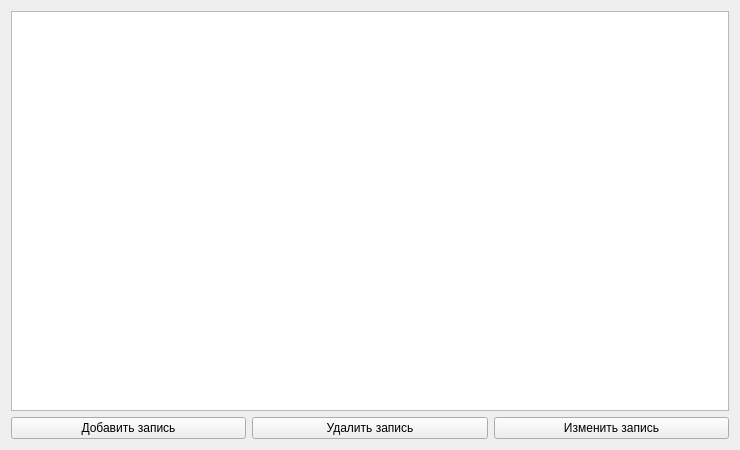
<?xml version="1.0" encoding="UTF-8"?>
<ui version="4.0">
 <class>Form</class>
 <widget class="QWidget" name="Form">
  <property name="geometry">
   <rect>
    <x>0</x>
    <y>0</y>
    <width>740</width>
    <height>450</height>
   </rect>
  </property>
  <property name="windowTitle">
   <string>Form</string>
  </property>
  <layout class="QGridLayout" name="gridLayout">
   <item row="1" column="0">
    <widget class="QPushButton" name="push_button_insert">
     <property name="text">
      <string>Добавить запись</string>
     </property>
    </widget>
   </item>
   <item row="1" column="2">
    <widget class="QPushButton" name="push_button_update">
     <property name="text">
      <string>Изменить запись</string>
     </property>
    </widget>
   </item>
   <item row="1" column="1">
    <widget class="QPushButton" name="push_button_delete">
     <property name="text">
      <string>Удалить запись</string>
     </property>
    </widget>
   </item>
   <item row="0" column="0" colspan="3">
    <widget class="QTableWidget" name="table_widget">
     <property name="editTriggers">
      <set>QAbstractItemView::NoEditTriggers</set>
     </property>
    </widget>
   </item>
  </layout>
 </widget>
 <resources/>
 <connections/>
</ui>
